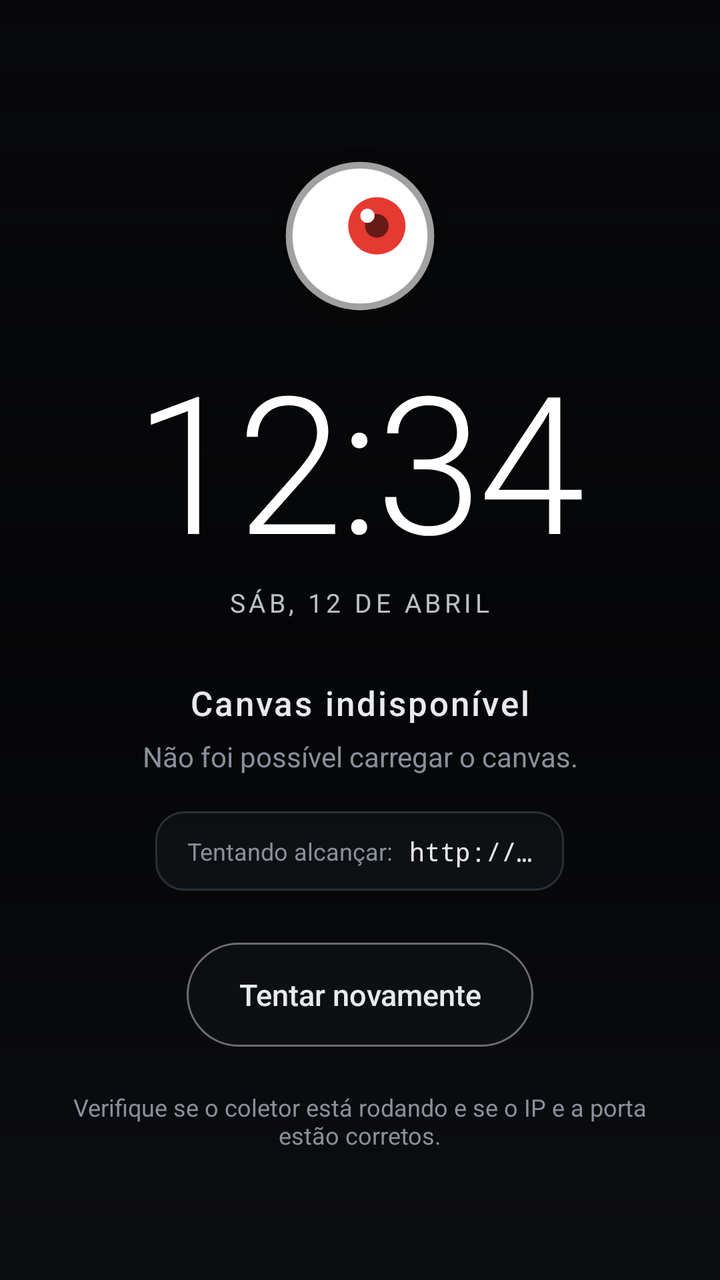
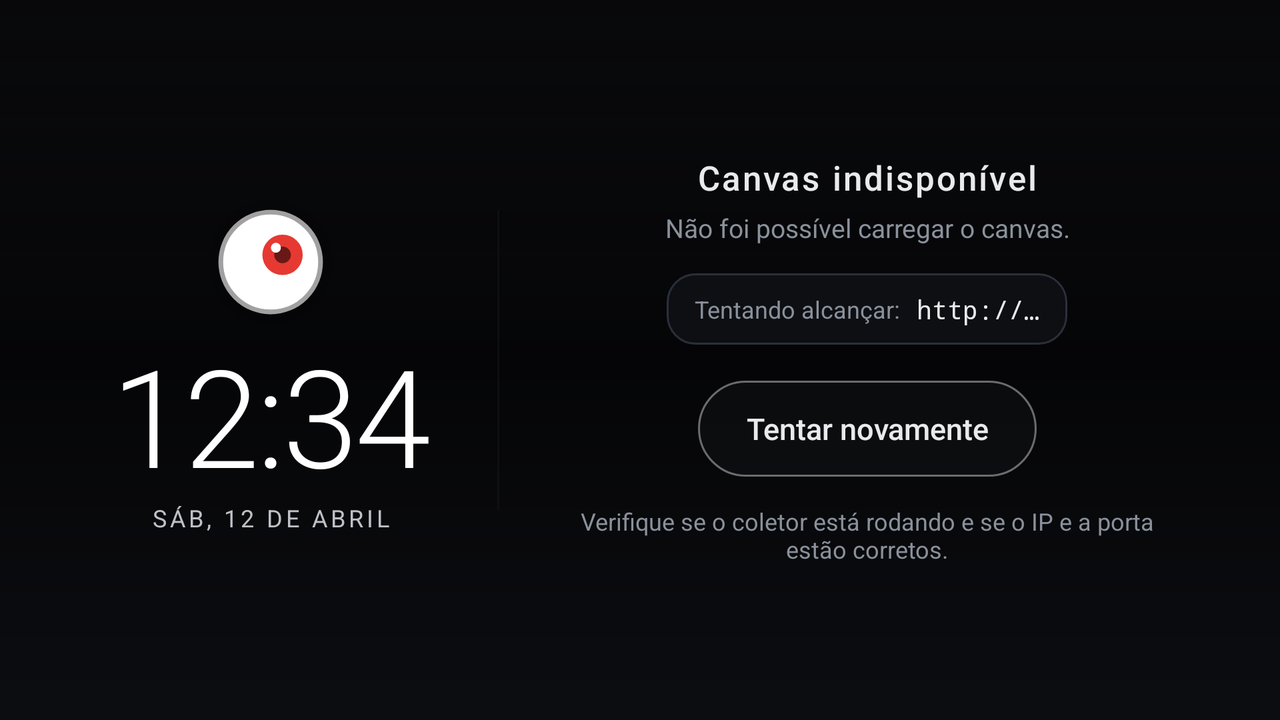

Compare how this app lays out the same screen by default and in its alternative resource folder. The renders come first, then the two layout files and the values they reference.
<!-- AndroidManifest.xml: application theme Theme.VigiaMonitor -->
<!-- res/layout/view_canvas_offline.xml -->
<?xml version="1.0" encoding="utf-8"?>
<FrameLayout xmlns:android="http://schemas.android.com/apk/res/android"
    android:layout_width="match_parent"
    android:layout_height="match_parent"
    android:background="@drawable/bg_offline_scrim">

    <LinearLayout
        android:layout_width="match_parent"
        android:layout_height="wrap_content"
        android:layout_gravity="center"
        android:gravity="center_horizontal"
        android:orientation="vertical"
        android:paddingLeft="28dp"
        android:paddingRight="28dp">

        
        <ImageView
            android:id="@+id/canvasErrorEye"
            android:layout_width="108dp"
            android:layout_height="108dp"
            android:contentDescription="@null"
            android:importantForAccessibility="no"
            android:src="@drawable/ic_vigia_eye" />

        
        <TextView
            android:id="@+id/canvasErrorClock"
            android:layout_width="wrap_content"
            android:layout_height="wrap_content"
            android:layout_marginTop="6dp"
            android:fontFamily="sans-serif-light"
            android:includeFontPadding="false"
            android:letterSpacing="-0.02"
            android:text="12:34"
            android:textColor="#FFFFFF"
            android:textSize="96sp" />

        <TextView
            android:id="@+id/canvasErrorDate"
            android:layout_width="wrap_content"
            android:layout_height="wrap_content"
            android:layout_marginTop="2dp"
            android:fontFamily="sans-serif"
            android:letterSpacing="0.14"
            android:text="SÁB, 12 DE ABRIL"
            android:textAllCaps="true"
            android:textColor="#BDC1C6"
            android:textSize="13sp" />

        
        <TextView
            android:id="@+id/canvasErrorTitle"
            android:layout_width="wrap_content"
            android:layout_height="wrap_content"
            android:layout_marginTop="30dp"
            android:fontFamily="sans-serif-medium"
            android:letterSpacing="0.06"
            android:text="@string/offline_title"
            android:textColor="#E8EAED"
            android:textSize="17sp" />

        <TextView
            android:id="@+id/canvasErrorDetail"
            android:layout_width="wrap_content"
            android:layout_height="wrap_content"
            android:layout_marginTop="6dp"
            android:fontFamily="sans-serif"
            android:gravity="center"
            android:text="@string/offline_detail"
            android:textColor="#8A919C"
            android:textSize="14sp" />

        
        <LinearLayout
            android:layout_width="wrap_content"
            android:layout_height="wrap_content"
            android:layout_marginTop="18dp"
            android:background="@drawable/bg_offline_chip"
            android:gravity="center_vertical"
            android:orientation="horizontal"
            android:paddingLeft="16dp"
            android:paddingTop="11dp"
            android:paddingRight="16dp"
            android:paddingBottom="11dp">

            <TextView
                android:layout_width="wrap_content"
                android:layout_height="wrap_content"
                android:fontFamily="sans-serif"
                android:text="@string/offline_url_label"
                android:textColor="#8A919C"
                android:textSize="12sp" />

            <TextView
                android:id="@+id/canvasErrorUrl"
                android:layout_width="wrap_content"
                android:layout_height="wrap_content"
                android:layout_marginLeft="8dp"
                android:ellipsize="end"
                android:fontFamily="monospace"
                android:singleLine="true"
                android:text="http://…"
                android:textColor="#E8EAED"
                android:textSize="13sp" />
        </LinearLayout>

        
        <LinearLayout
            android:layout_width="wrap_content"
            android:layout_height="wrap_content"
            android:layout_marginTop="26dp"
            android:gravity="center"
            android:orientation="horizontal">

            <Button
                android:id="@+id/btnRetry"
                android:layout_width="wrap_content"
                android:layout_height="wrap_content"
                android:background="@drawable/bg_btn_primary"
                android:fontFamily="sans-serif-medium"
                android:gravity="center"
                android:minHeight="52dp"
                android:paddingLeft="26dp"
                android:paddingRight="26dp"
                android:stateListAnimator="@null"
                android:text="@string/offline_retry"
                android:textAllCaps="false"
                android:textColor="#E8EAED"
                android:textSize="15sp" />
        </LinearLayout>

        <TextView
            android:layout_width="wrap_content"
            android:layout_height="wrap_content"
            android:layout_marginTop="22dp"
            android:fontFamily="sans-serif"
            android:gravity="center"
            android:maxWidth="300dp"
            android:text="@string/offline_hint"
            android:textColor="#8A919C"
            android:textSize="12sp" />
    </LinearLayout>
</FrameLayout>
<!-- resources referenced by this layout -->
<resources>
  <!-- drawable bg_btn_primary (drawable) -->
  <?xml version="1.0" encoding="utf-8"?>
  <ripple xmlns:android="http://schemas.android.com/apk/res/android"
      android:color="#33FFFFFF">
  
      <item android:id="@android:id/mask">
          <shape android:shape="rectangle">
              <solid android:color="#FFFFFF" />
              <corners android:radius="26dp" />
          </shape>
      </item>
  
      <item>
          <shape android:shape="rectangle">
              <solid android:color="#5914171C" />
              <corners android:radius="26dp" />
              <stroke
                  android:width="1dp"
                  android:color="#66FFFFFF" />
          </shape>
      </item>
  </ripple>
  <!-- drawable bg_offline_chip (drawable) -->
  <?xml version="1.0" encoding="utf-8"?>
  <shape xmlns:android="http://schemas.android.com/apk/res/android"
      android:shape="rectangle">
      <solid android:color="#8C14171C" />
      <corners android:radius="14dp" />
      <stroke
          android:width="1dp"
          android:color="#2A2F3A" />
  </shape>
  <!-- drawable bg_offline_scrim (drawable) -->
  <?xml version="1.0" encoding="utf-8"?>
  <layer-list xmlns:android="http://schemas.android.com/apk/res/android">
  
      
      <item>
          <shape android:shape="rectangle">
              <solid android:color="#4D000000" />
          </shape>
      </item>
  
      
      <item>
          <shape android:shape="rectangle">
              <gradient
                  android:angle="90"
                  android:centerColor="#A6000000"
                  android:endColor="#00000000"
                  android:startColor="#00000000" />
          </shape>
      </item>
  
      
      <item>
          <shape android:shape="rectangle">
              <gradient
                  android:angle="270"
                  android:centerColor="#00000000"
                  android:endColor="#00000000"
                  android:startColor="#66000000" />
          </shape>
      </item>
  </layer-list>
  <!-- drawable ic_vigia_eye (drawable) -->
  <vector xmlns:android="http://schemas.android.com/apk/res/android"
      android:width="116dp"
      android:height="116dp"
      android:viewportWidth="64"
      android:viewportHeight="64">
  
      
      <path
          android:fillColor="#1A000000"
          android:pathData="M6,32a26,26 0 1 0 52,0a26,26 0 1 0 -52,0Z" />
  
      
      <path
          android:fillColor="#FFFFFF"
          android:strokeColor="#A1A1A1"
          android:strokeWidth="2"
          android:pathData="M11,32a21,21 0 1 0 42,0a21,21 0 1 0 -42,0Z" />
  
      
      <path
          android:fillColor="#E63931"
          android:pathData="M28.5,29a8.5,8.5 0 1 0 17,0a8.5,8.5 0 1 0 -17,0Z" />
  
      
      <path
          android:fillColor="#8C000000"
          android:pathData="M33.5,29a3.5,3.5 0 1 0 7,0a3.5,3.5 0 1 0 -7,0Z" />
  
      
      <path
          android:fillColor="#FFFFFF"
          android:pathData="M32.1,26a2.1,2.1 0 1 0 4.2,0a2.1,2.1 0 1 0 -4.2,0Z" />
  </vector>
  <string name="offline_detail">Não foi possível carregar o canvas.</string>
  <string name="offline_hint">Verifique se o coletor está rodando e se o IP e a porta estão corretos.</string>
  <string name="offline_retry">Tentar novamente</string>
  <string name="offline_title">Canvas indisponível</string>
  <string name="offline_url_label">Tentando alcançar:</string>
  <style name="Theme.VigiaMonitor" parent="android:Theme.Material.NoActionBar">
          <item name="android:windowBackground">#111318</item>
          <item name="android:textColor">#E8EAED</item>
      </style>
</resources>
<!-- res/layout-land/view_canvas_offline.xml (the repository's variant of the layout above) -->
<!-- drawn on the phone turned sideways -->
<?xml version="1.0" encoding="utf-8"?>
<FrameLayout xmlns:android="http://schemas.android.com/apk/res/android"
    android:layout_width="match_parent"
    android:layout_height="match_parent"
    android:background="@drawable/bg_offline_scrim">

    <LinearLayout
        android:layout_width="wrap_content"
        android:layout_height="wrap_content"
        android:layout_gravity="center"
        android:gravity="center"
        android:orientation="horizontal"
        android:paddingLeft="32dp"
        android:paddingRight="32dp">

        
        <LinearLayout
            android:layout_width="wrap_content"
            android:layout_height="wrap_content"
            android:gravity="center_horizontal"
            android:orientation="vertical">

            <ImageView
                android:id="@+id/canvasErrorEye"
                android:layout_width="76dp"
                android:layout_height="76dp"
                android:contentDescription="@null"
                android:importantForAccessibility="no"
                android:src="@drawable/ic_vigia_eye" />

            <TextView
                android:id="@+id/canvasErrorClock"
                android:layout_width="wrap_content"
                android:layout_height="wrap_content"
                android:layout_marginTop="2dp"
                android:fontFamily="sans-serif-light"
                android:includeFontPadding="false"
                android:letterSpacing="-0.02"
                android:text="12:34"
                android:textColor="#FFFFFF"
                android:textSize="68sp" />

            <TextView
                android:id="@+id/canvasErrorDate"
                android:layout_width="wrap_content"
                android:layout_height="wrap_content"
                android:fontFamily="sans-serif"
                android:letterSpacing="0.14"
                android:text="SÁB, 12 DE ABRIL"
                android:textAllCaps="true"
                android:textColor="#BDC1C6"
                android:textSize="12sp" />
        </LinearLayout>

        
        <View
            android:layout_width="1dp"
            android:layout_height="150dp"
            android:layout_marginLeft="34dp"
            android:layout_marginRight="34dp"
            android:background="#332A2F3A" />

        
        <LinearLayout
            android:layout_width="wrap_content"
            android:layout_height="wrap_content"
            android:gravity="center"
            android:orientation="vertical">

            <TextView
                android:id="@+id/canvasErrorTitle"
                android:layout_width="wrap_content"
                android:layout_height="wrap_content"
                android:fontFamily="sans-serif-medium"
                android:letterSpacing="0.06"
                android:text="@string/offline_title"
                android:textColor="#E8EAED"
                android:textSize="17sp" />

            <TextView
                android:id="@+id/canvasErrorDetail"
                android:layout_width="wrap_content"
                android:layout_height="wrap_content"
                android:layout_marginTop="5dp"
                android:fontFamily="sans-serif"
                android:gravity="center"
                android:text="@string/offline_detail"
                android:textColor="#8A919C"
                android:textSize="13sp" />

            <LinearLayout
                android:layout_width="wrap_content"
                android:layout_height="wrap_content"
                android:layout_marginTop="14dp"
                android:background="@drawable/bg_offline_chip"
                android:gravity="center_vertical"
                android:orientation="horizontal"
                android:paddingLeft="14dp"
                android:paddingTop="9dp"
                android:paddingRight="14dp"
                android:paddingBottom="9dp">

                <TextView
                    android:layout_width="wrap_content"
                    android:layout_height="wrap_content"
                    android:fontFamily="sans-serif"
                    android:text="@string/offline_url_label"
                    android:textColor="#8A919C"
                    android:textSize="12sp" />

                <TextView
                    android:id="@+id/canvasErrorUrl"
                    android:layout_width="wrap_content"
                    android:layout_height="wrap_content"
                    android:layout_marginLeft="8dp"
                    android:ellipsize="end"
                    android:fontFamily="monospace"
                    android:singleLine="true"
                    android:text="http://…"
                    android:textColor="#E8EAED"
                    android:textSize="13sp" />
            </LinearLayout>

            
            <LinearLayout
                android:layout_width="wrap_content"
                android:layout_height="wrap_content"
                android:layout_marginTop="18dp"
                android:gravity="center"
                android:orientation="horizontal">

                <Button
                    android:id="@+id/btnRetry"
                    android:layout_width="wrap_content"
                    android:layout_height="wrap_content"
                    android:background="@drawable/bg_btn_primary"
                    android:fontFamily="sans-serif-medium"
                    android:gravity="center"
                    android:minHeight="48dp"
                    android:paddingLeft="24dp"
                    android:paddingRight="24dp"
                    android:stateListAnimator="@null"
                    android:text="@string/offline_retry"
                    android:textAllCaps="false"
                    android:textColor="#E8EAED"
                    android:textSize="15sp" />
            </LinearLayout>

            <TextView
                android:layout_width="wrap_content"
                android:layout_height="wrap_content"
                android:layout_marginTop="14dp"
                android:fontFamily="sans-serif"
                android:gravity="center"
                android:maxWidth="300dp"
                android:text="@string/offline_hint"
                android:textColor="#8A919C"
                android:textSize="12sp" />
        </LinearLayout>
    </LinearLayout>
</FrameLayout>
